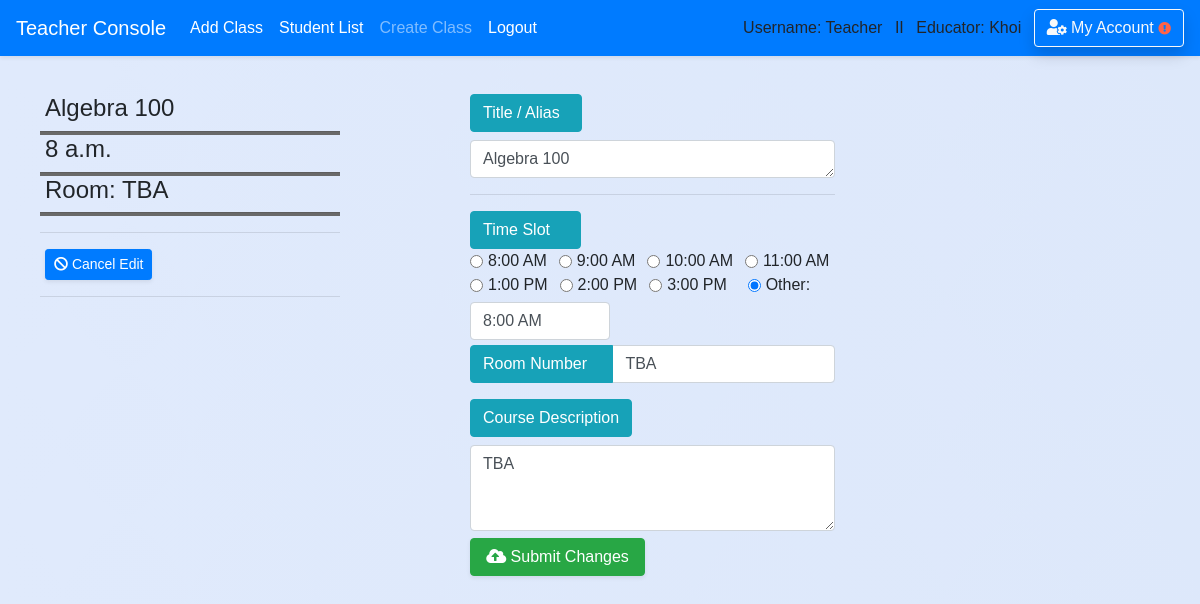
Before: /teacher/classroom/edit_classroom/26 (signed in) with the older database file.
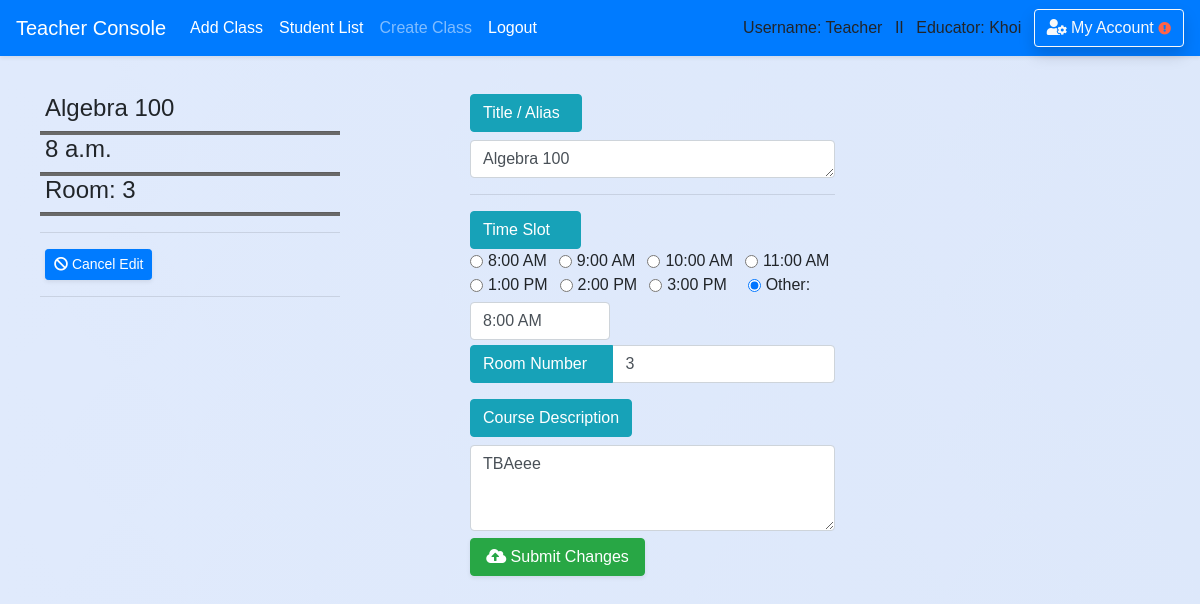
After: the same page with the newer database file.
### school_app/models.py (models this page shows, shortened)
class Classroom(models.Model):
    course_title = models.CharField(max_length=50,default='')
    course_number = models.CharField(max_length=20,default='')
    teacher_name = models.CharField(max_length=50,default='')
    teacher_idx = models.CharField(max_length=10,default='')
    room_number = models.CharField(max_length=10,default='TBA')
    time = models.TimeField(blank=True,null=True)
    description = models.CharField(max_length=300,default='TBA')
    is_archive = models.BooleanField(default=False)
    semester = models.CharField(max_length=50,default='')
    year = models.CharField(max_length=4,default='')
    teacher = models.ForeignKey('Teacher',blank=True, null=True, on_delete = models.SET_NULL, related_name='classroom_by_teacher')
    course = models.ForeignKey('Course',blank=True, null=True, on_delete = models.SET_NULL, related_name='course_in_classroom')
    student = models.ManyToManyField(Student, blank=True)

### school_app/views_logged.py (the view, shortened to what this page needs)
# urls.py: path('teacher/classroom/edit_classroom/', views_logged.edit_classroom, name='save_edit_classroom'),
def edit_classroom(request,classroom_id=None,rout_from=None):
    if is_login(request) == False:
        return redirect('/login')
    if is_login(request) == True:
        if request.user.profile.is_teacher == False:
            messages.warning(request, "You don't have Instructor's Privilege!")
            return redirect('/')
        classroom = Classroom.objects.filter(id=classroom_id).first()
        course_id = classroom.course.id
        return render(request,'teacher/classroom/edit_classroom.html',
        {'classroom':classroom,'course_id':course_id,'rout_from':rout_from})

### school_app/views_functions.py (called while the page is built)
def is_login(request):
    if not request.user.is_authenticated:
        messages.warning(request, "Please Login or Create an Account.")
        return False
    return True

### school_app/templates/teacher/classroom/edit_classroom.html (shortened to what the changed rows need)
{% extends 'base.html' %}
{% block content %}
<br>
<div class="container" style='padding-top:25px; padding-left:20px'>
         <div class="panel panel-login">
        <div class="panel-body">
          <div class="row">
        <div style="width: 400px">
        <div style='width:300px'>
        <h4 style='padding-left: 5px'>{{classroom.course_title}}</h4>
        <hr class='hr-line'/>
        <h4 style='padding-left: 5px'>{{ classroom.time }}</h4>
        <hr class='hr-line'/>
        <h4 style='padding-left: 5px'>Room: {{classroom.room_number}}</h4>
        <hr class='hr-line'/>
        <hr style="text-align:left;margin-left:0;height:0px;padding: 0px"/>
        <div style='padding-left: 5px'>
          <a class="btn btn-sm btn-primary shadow-sm" href='{% url "classroom_view" course_id=course_id %}'><i class="fas fa-ban"></i> Cancel Edit</a></a>
        </div>
        <hr style="text-align:left;margin-left:0;height:0px;padding: 0px"/>
        </div>
        </div>
    <form action="/teacher/classroom/edit_classroom/", method="post", id=''> {% csrf_token %}
        <div class="input-group mb-3" style='width:400px' >
        <div>
        <div class="input-group-prepend">
          <label class="btn btn-info" for='' >Title / Alias &nbsp</label>
        </div>
          <textarea class="form-control" style='width:365px' name='course_title' maxlength='100' id="" rows="1" cols='40' data-toggle="popover" title="" data-content="For your reference only"required>{{classroom.course_title}}</textarea>
          <hr/>
          <button class="btn btn-info" >Time Slot &nbsp&nbsp&nbsp</button>
          </div>
          <br>
          <div style = 'width:140px;right-align:10px'class="form-check form-check-inline">
            <input type='text'class="form-control" name="custom_time" maxlength='8'id="" value='{{ classroom.time|time:"g:i A" }}' data-toggle="popover" title="" data-content='Format hh:mm AM/PM'>
          </div><br><br>
        <div class="input-group mb-3" style='width:365px' >
          <div class="input-group-prepend">
            <button class="btn btn-info" >Room Number &nbsp&nbsp</button>
          </div>
            <input type="text" class="form-control" name='room_number'id="" maxlength="10" value='{{ classroom.room_number }}' data-toggle="popover" title="" data-content='Where you do your lecture' required>
        </div>
        <div>
          <label class="btn btn-info" for='description' >Course Description</label>
          <textarea class="form-control" style='width:365px' name='description'
          maxlength='200' id="" rows="3" cols='40' data-toggle="popover" title="" data-content="Briefly describe your Course"required>{{ classroom.description }}</textarea>
          <button style='width:175px' class="btn btn-md btn-success btn-block text-center shadow-sm"><i class="fas fa-cloud-upload-alt"></i> Submit Changes</button>
        </div>
        </div>
    </form>
{% endblock %}

Changed rows visible on the page:
changed Classroom "Algebra 100": room_number "TBA" → "3"; description "TBA" → "TBAeee"
